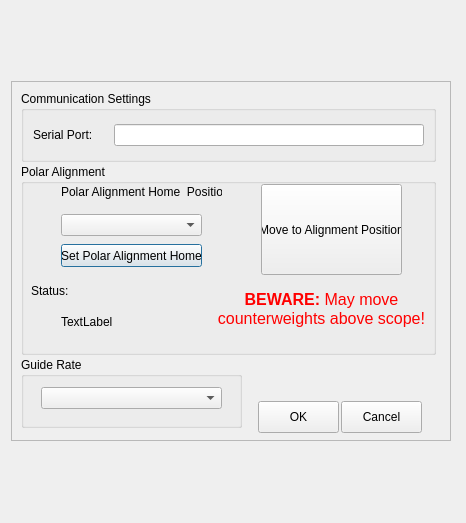
<?xml version="1.0" encoding="UTF-8"?>
<ui version="4.0">
 <class>X2Mount</class>
 <widget class="QDialog" name="X2Mount">
  <property name="geometry">
   <rect>
    <x>0</x>
    <y>0</y>
    <width>466</width>
    <height>523</height>
   </rect>
  </property>
  <property name="sizePolicy">
   <sizepolicy hsizetype="Fixed" vsizetype="Fixed">
    <horstretch>0</horstretch>
    <verstretch>0</verstretch>
   </sizepolicy>
  </property>
  <property name="windowTitle">
   <string>Setup Skywatcher</string>
  </property>
  <layout class="QVBoxLayout" name="verticalLayout_6">
   <item>
    <widget class="X2Form" name="X2Form">
     <property name="enabled">
      <bool>true</bool>
     </property>
     <property name="sizePolicy">
      <sizepolicy hsizetype="Fixed" vsizetype="Fixed">
       <horstretch>0</horstretch>
       <verstretch>0</verstretch>
      </sizepolicy>
     </property>
     <property name="minimumSize">
      <size>
       <width>440</width>
       <height>360</height>
      </size>
     </property>
     <property name="maximumSize">
      <size>
       <width>426</width>
       <height>360</height>
      </size>
     </property>
     <property name="frameShape">
      <enum>QFrame::StyledPanel</enum>
     </property>
     <property name="frameShadow">
      <enum>QFrame::Raised</enum>
     </property>
     <widget class="QGroupBox" name="groupBox">
      <property name="geometry">
       <rect>
        <x>10</x>
        <y>10</y>
        <width>415</width>
        <height>71</height>
       </rect>
      </property>
      <property name="sizePolicy">
       <sizepolicy hsizetype="Preferred" vsizetype="Fixed">
        <horstretch>0</horstretch>
        <verstretch>0</verstretch>
       </sizepolicy>
      </property>
      <property name="title">
       <string>Communication Settings</string>
      </property>
      <layout class="QHBoxLayout" name="horizontalLayout">
       <item>
        <widget class="QLabel" name="label_8">
         <property name="sizePolicy">
          <sizepolicy hsizetype="Minimum" vsizetype="Preferred">
           <horstretch>0</horstretch>
           <verstretch>0</verstretch>
          </sizepolicy>
         </property>
         <property name="minimumSize">
          <size>
           <width>75</width>
           <height>0</height>
          </size>
         </property>
         <property name="maximumSize">
          <size>
           <width>25</width>
           <height>16777215</height>
          </size>
         </property>
         <property name="text">
          <string>Serial Port:</string>
         </property>
        </widget>
       </item>
       <item>
        <widget class="QLineEdit" name="lineEdit">
         <property name="toolTip">
          <string>&lt;!DOCTYPE HTML PUBLIC &quot;-//W3C//DTD HTML 4.0//EN&quot; &quot;http://www.w3.org/TR/REC-html40/strict.dtd&quot;&gt;
&lt;html&gt;&lt;head&gt;&lt;meta name=&quot;qrichtext&quot; content=&quot;1&quot; /&gt;&lt;style type=&quot;text/css&quot;&gt;
p, li { white-space: pre-wrap; }
&lt;/style&gt;&lt;/head&gt;&lt;body style=&quot; font-family:'MS Shell Dlg 2'; font-size:8.25pt; font-weight:400; font-style:normal;&quot;&gt;
&lt;p style=&quot; margin-top:0px; margin-bottom:0px; margin-left:0px; margin-right:0px; -qt-block-indent:0; text-indent:0px;&quot;&gt;&lt;span style=&quot; font-size:8pt;&quot;&gt;Enter the name of the port. On Windows, this will be a COM port e.g. COM3. You can use&lt;/span&gt;&lt;/p&gt;
&lt;p style=&quot; margin-top:0px; margin-bottom:0px; margin-left:0px; margin-right:0px; -qt-block-indent:0; text-indent:0px;&quot;&gt;&lt;span style=&quot; font-size:8pt;&quot;&gt; e.g. a Software Bisque mount com port chooser to find this out if you don't know, or the &lt;/span&gt;&lt;/p&gt;
&lt;p style=&quot; margin-top:0px; margin-bottom:0px; margin-left:0px; margin-right:0px; -qt-block-indent:0; text-indent:0px;&quot;&gt;&lt;span style=&quot; font-size:8pt;&quot;&gt;EQMOD ascom driver (likely to be a better choice than this simplified version).&lt;/span&gt;&lt;/p&gt;
&lt;p style=&quot;-qt-paragraph-type:empty; margin-top:0px; margin-bottom:0px; margin-left:0px; margin-right:0px; -qt-block-indent:0; text-indent:0px; font-size:8pt;&quot;&gt;&lt;/p&gt;
&lt;p style=&quot; margin-top:0px; margin-bottom:0px; margin-left:0px; margin-right:0px; -qt-block-indent:0; text-indent:0px;&quot;&gt;&lt;span style=&quot; font-size:8pt;&quot;&gt;On the PI, enter the name of the port e.g. /dev/ttyusb0.&lt;/span&gt;&lt;/p&gt;
&lt;p style=&quot;-qt-paragraph-type:empty; margin-top:0px; margin-bottom:0px; margin-left:0px; margin-right:0px; -qt-block-indent:0; text-indent:0px; font-size:8pt;&quot;&gt;&lt;/p&gt;
&lt;p style=&quot; margin-top:0px; margin-bottom:0px; margin-left:0px; margin-right:0px; -qt-block-indent:0; text-indent:0px;&quot;&gt;&lt;span style=&quot; font-size:8pt;&quot;&gt;It is straightforward to map the USB connection to a more user friendly name - try this site for instructions:&lt;/span&gt;&lt;/p&gt;
&lt;p style=&quot;-qt-paragraph-type:empty; margin-top:0px; margin-bottom:0px; margin-left:0px; margin-right:0px; -qt-block-indent:0; text-indent:0px; font-size:8pt;&quot;&gt;&lt;/p&gt;
&lt;p style=&quot; margin-top:0px; margin-bottom:0px; margin-left:0px; margin-right:0px; -qt-block-indent:0; text-indent:0px;&quot;&gt;&lt;span style=&quot; font-size:8pt;&quot;&gt;http://indilib.org/support/tutorials/157-persistent-serial-port-mapping.html&lt;/span&gt;&lt;/p&gt;&lt;/body&gt;&lt;/html&gt;</string>
         </property>
         <property name="text">
          <string/>
         </property>
        </widget>
       </item>
      </layout>
     </widget>
     <widget class="QWidget" name="widget_5" native="true">
      <property name="geometry">
       <rect>
        <x>13</x>
        <y>512</y>
        <width>24</width>
        <height>24</height>
       </rect>
      </property>
      <property name="sizePolicy">
       <sizepolicy hsizetype="Fixed" vsizetype="Fixed">
        <horstretch>0</horstretch>
        <verstretch>0</verstretch>
       </sizepolicy>
      </property>
      <layout class="QHBoxLayout" name="horizontalLayout_6"/>
     </widget>
     <widget class="QGroupBox" name="groupBox_4">
      <property name="geometry">
       <rect>
        <x>10</x>
        <y>83</y>
        <width>415</width>
        <height>191</height>
       </rect>
      </property>
      <property name="maximumSize">
       <size>
        <width>415</width>
        <height>16777215</height>
       </size>
      </property>
      <property name="title">
       <string>Polar Alignment</string>
      </property>
      <widget class="QPushButton" name="pushButton">
       <property name="geometry">
        <rect>
         <x>40</x>
         <y>80</y>
         <width>141</width>
         <height>23</height>
        </rect>
       </property>
       <property name="toolTip">
        <string>&lt;!DOCTYPE HTML PUBLIC &quot;-//W3C//DTD HTML 4.0//EN&quot; &quot;http://www.w3.org/TR/REC-html40/strict.dtd&quot;&gt;
&lt;html&gt;&lt;head&gt;&lt;meta name=&quot;qrichtext&quot; content=&quot;1&quot; /&gt;&lt;style type=&quot;text/css&quot;&gt;
p, li { white-space: pre-wrap; }
&lt;/style&gt;&lt;/head&gt;&lt;body style=&quot; font-family:'MS Shell Dlg 2'; font-size:8.25pt; font-weight:400; font-style:normal;&quot;&gt;
&lt;p style=&quot; margin-top:0px; margin-bottom:0px; margin-left:0px; margin-right:0px; -qt-block-indent:0; text-indent:0px;&quot;&gt;&lt;span style=&quot; font-size:8pt;&quot;&gt;Use the drop down list above to choose 3,6,9,12 o'clock as home location of scope. Starting from the normal Skywatcher home location, use the slew tools to move the RA axis so that the polaris bubble is in this location, and the DEC axis so that the hole in the DEC axis allows the polar scope a clear view of the sky (either due east or due west, whichever is best for your set up).&lt;/span&gt;&lt;/p&gt;
&lt;p style=&quot;-qt-paragraph-type:empty; margin-top:0px; margin-bottom:0px; margin-left:0px; margin-right:0px; -qt-block-indent:0; text-indent:0px; font-size:8pt;&quot;&gt;&lt;/p&gt;
&lt;p style=&quot; margin-top:0px; margin-bottom:0px; margin-left:0px; margin-right:0px; -qt-block-indent:0; text-indent:0px;&quot;&gt;&lt;span style=&quot; font-size:8pt;&quot;&gt;Once the scope is in position, click the &quot;Set Polar Alignment Home&quot; button. This should only need to be done once, provided you can accurately set your normal home position (counterweights down, pointing due North or South depending on hemisphere).&lt;/span&gt;&lt;/p&gt;&lt;/body&gt;&lt;/html&gt;</string>
       </property>
       <property name="text">
        <string>Set Polar Alignment Home</string>
       </property>
      </widget>
      <widget class="QPushButton" name="pushButton_2">
       <property name="geometry">
        <rect>
         <x>240</x>
         <y>20</y>
         <width>141</width>
         <height>91</height>
        </rect>
       </property>
       <property name="toolTip">
        <string>Slews scope so that reticule is in the correct position for polar alignment and axis is clear.
Requires home position to have been set previously.</string>
       </property>
       <property name="text">
        <string>Move to Alignment Position</string>
       </property>
      </widget>
      <widget class="QComboBox" name="comboBox">
       <property name="geometry">
        <rect>
         <x>40</x>
         <y>50</y>
         <width>141</width>
         <height>22</height>
        </rect>
       </property>
       <property name="toolTip">
        <string>Choose 3,6,9,12 o'clock as home location of scope. Use slew tools to move the RA axis so that the polaris bubble is in this location, and the DEC axis so that the hole in the DEC axis allows the polar scope a clear view of the sky (either due east or due west, whichever is best for your set up).</string>
       </property>
      </widget>
      <widget class="QLabel" name="label">
       <property name="geometry">
        <rect>
         <x>40</x>
         <y>20</y>
         <width>161</width>
         <height>16</height>
        </rect>
       </property>
       <property name="text">
        <string>Polar Alignment Home  Position</string>
       </property>
      </widget>
      <widget class="QLabel" name="label_2">
       <property name="geometry">
        <rect>
         <x>190</x>
         <y>120</y>
         <width>221</width>
         <height>51</height>
        </rect>
       </property>
       <property name="text">
        <string>&lt;!DOCTYPE HTML PUBLIC &quot;-//W3C//DTD HTML 4.0//EN&quot; &quot;http://www.w3.org/TR/REC-html40/strict.dtd&quot;&gt;
&lt;html&gt;&lt;head&gt;&lt;meta name=&quot;qrichtext&quot; content=&quot;1&quot; /&gt;&lt;style type=&quot;text/css&quot;&gt;
p, li { white-space: pre-wrap; }
&lt;/style&gt;&lt;/head&gt;&lt;body style=&quot; font-family:'MS Shell Dlg 2'; font-size:8.25pt; font-weight:400; font-style:normal;&quot;&gt;
&lt;p align=&quot;center&quot; style=&quot; margin-top:0px; margin-bottom:0px; margin-left:0px; margin-right:0px; -qt-block-indent:0; text-indent:0px;&quot;&gt;&lt;span style=&quot; font-size:12pt; font-weight:600; color:#ff0000;&quot;&gt;BEWARE:&lt;/span&gt;&lt;span style=&quot; font-size:12pt; color:#ff0000;&quot;&gt; May move&lt;/span&gt;&lt;/p&gt;
&lt;p align=&quot;center&quot; style=&quot; margin-top:0px; margin-bottom:0px; margin-left:0px; margin-right:0px; -qt-block-indent:0; text-indent:0px;&quot;&gt;&lt;span style=&quot; font-size:12pt; color:#ff0000;&quot;&gt;counterweights above scope!&lt;/span&gt;&lt;/p&gt;&lt;/body&gt;&lt;/html&gt;</string>
       </property>
      </widget>
      <widget class="QLabel" name="label_3">
       <property name="geometry">
        <rect>
         <x>10</x>
         <y>120</y>
         <width>47</width>
         <height>13</height>
        </rect>
       </property>
       <property name="text">
        <string>Status:</string>
       </property>
      </widget>
      <widget class="QLabel" name="label_4">
       <property name="geometry">
        <rect>
         <x>40</x>
         <y>150</y>
         <width>141</width>
         <height>16</height>
        </rect>
       </property>
       <property name="text">
        <string>TextLabel</string>
       </property>
      </widget>
     </widget>
     <widget class="QPushButton" name="pushButtonOK">
      <property name="geometry">
       <rect>
        <x>247</x>
        <y>320</y>
        <width>81</width>
        <height>32</height>
       </rect>
      </property>
      <property name="text">
       <string>OK</string>
      </property>
     </widget>
     <widget class="QPushButton" name="pushButtonCancel">
      <property name="geometry">
       <rect>
        <x>330</x>
        <y>320</y>
        <width>81</width>
        <height>32</height>
       </rect>
      </property>
      <property name="text">
       <string>Cancel</string>
      </property>
     </widget>
     <widget class="QGroupBox" name="groupBox_2">
      <property name="geometry">
       <rect>
        <x>10</x>
        <y>276</y>
        <width>221</width>
        <height>71</height>
       </rect>
      </property>
      <property name="title">
       <string>Guide Rate</string>
      </property>
      <widget class="QComboBox" name="comboBox_2">
       <property name="geometry">
        <rect>
         <x>20</x>
         <y>30</y>
         <width>181</width>
         <height>22</height>
        </rect>
       </property>
      </widget>
     </widget>
     <zorder>groupBox</zorder>
     <zorder>widget_5</zorder>
     <zorder>groupBox_4</zorder>
     <zorder>pushButtonOK</zorder>
     <zorder>pushButtonCancel</zorder>
     <zorder>label_2</zorder>
     <zorder>groupBox_2</zorder>
    </widget>
   </item>
  </layout>
 </widget>
 <customwidgets>
  <customwidget>
   <class>X2Form</class>
   <extends>QFrame</extends>
   <header>x2form.h</header>
   <container>1</container>
  </customwidget>
 </customwidgets>
 <resources/>
 <connections/>
</ui>
